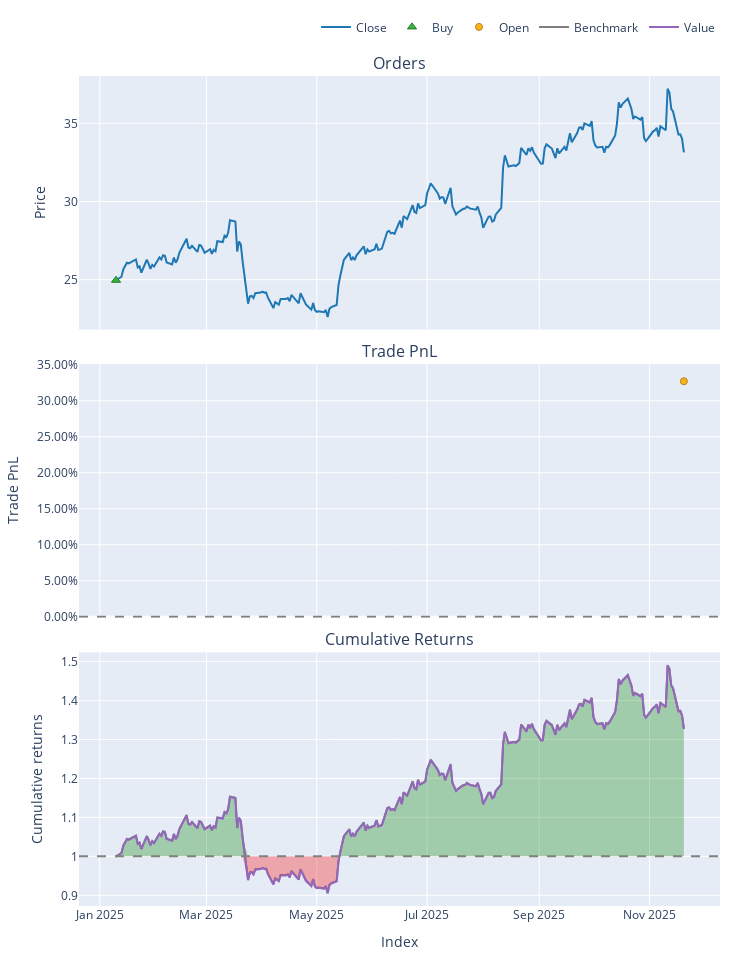

This figure's notebook cell:
### Code cell
# Load Data
# (Ensure your CSV has columns like 'close', 'rsi', 'sma', etc.)
try:
    data = pd.read_csv('data/processed/CWCO_processed_2022.csv')
    if 'Date' in data.columns:
        data['Date'] = pd.to_datetime(data['Date'])
        data.set_index('Date', inplace=True)
    print("Data loaded successfully.")
except FileNotFoundError:
    print("Error: Data file not found. Check path.")

# Split Train/Test
split_idx = int(len(data) * 0.7)
train_df = data.iloc[:split_idx]
test_df = data.iloc[split_idx:]

# Initialize Trainer
trainer = ModelTrainerRL(config['reinforcement_learning'])

print("Training PPO Agent...")


env_params = config['reinforcement_learning']['environment']

env_train = TradingEnvRL(
    train_df, 
    initial_balance=env_params.get('initial_balance', 10000),
    commission=env_params.get('commission', 0.001),
    lookback_window=env_params.get('lookback_window', 30),
    reward_func='cvar'  # or 'sharpe'
)

result = trainer.train_ppo(env_train)
model = result['model'] 

print("Training Complete.")

print("Generating Agent Predictions on Test Data...")


env_params = config['reinforcement_learning']['environment']


env_test = TradingEnvRL(
    test_df, 
    initial_balance=env_params.get('initial_balance', 100000),
    commission=env_params.get('commission', 0.001),
    lookback_window=env_params.get('lookback_window', 30),
    reward_func='cvar'  # or 'sharpe'
)

obs, _ = env_test.reset()
done = False
actions = []

# Manual Inference Loop
while not done:
    action, _ = model.predict(obs, deterministic=True)
    actions.append(action[0]) 
    obs, _, terminated, truncated, _ = env_test.step(action)
    done = terminated or truncated


#  RUN BACKTEST ---
print("Running Backtest...")


backtester = PortfolioBacktesterRL(env_params) 

portfolio = backtester.run_backtest(
    price_data=test_df['close'], 
    predicted_weights=np.array(actions),
    lookback_window=env_params.get('lookback_window', 30) # Important for data alignment
)
comparison = backtester.compare_with_buy_and_hold_rl()
# Show Metrics
metrics = backtester.get_performance_metrics()
print("\n--- Strategy Performance ---")
for k, v in metrics.items():
    print(f"{k}: {v:.4f}")

# Plot
portfolio.plot().show()

### Figure 1 — Plotly figure (JSON) as saved in the notebook; plotly's stock layout.template omitted (floating-point values rounded to 4 significant figures; data arrays with more than 128 entries replaced by an {"elided": "..."} marker saying what was removed)
{"data": [{"legendgroup": "0", "line": {"color": "#1f77b4"}, "name": "Close", "showlegend": true, "type": "scatter", "uid": "61f2ca4f-487d-4fcb-b705-560e29775811", "x": {"elided": "218 str values"}, "xaxis": "x", "y": {"elided": "218 float values"}, "yaxis": "y"}, {"customdata": [[0.0, 4002.0, 99.9]], "hovertemplate": "Order Id: %{customdata[0]}<br>Timestamp: %{x}<br>Price: %{y}<br>Size: %{customdata[1]:.6f}<br>Fees: %{customdata[2]:.6f}", "legendgroup": "1", "marker": {"color": "#37B13F", "line": {"color": "rgb(38,123,44)", "width": 1}, "size": 8, "symbol": "triangle-up"}, "mode": "markers", "name": "Buy", "type": "scatter", "uid": "b0549674-650b-450a-930d-1c9ed2f40f59", "x": ["2025-01-10T00:00:00-05:00"], "xaxis": "x", "y": [24.96], "yaxis": "y"}, {"customdata": [[0.0, 0.0, 32680.0, 0.3271]], "hovertemplate": "Exit Trade Id: %{customdata[0]}<br>Position Id: %{customdata[1]}<br>Exit Timestamp: %{x}<br>PnL: %{customdata[2]:.6f}<br>Return: %{customdata[3]:.2%}", "legendgroup": "2", "marker": {"color": "#FFAA00", "line": {"color": "rgb(178,118,0)", "width": 1}, "opacity": [0.9], "size": [7], "symbol": "circle"}, "mode": "markers", "name": "Open", "type": "scatter", "uid": "48be28d0-fa2e-43ad-bbbc-41be9f10f71e", "x": ["2025-11-20T00:00:00-05:00"], "xaxis": "x2", "y": [0.3271], "yaxis": "y2"}, {"legendgroup": "3", "line": {"color": "#7f7f7f"}, "name": "Benchmark", "showlegend": true, "type": "scatter", "uid": "af829d9c-a8dc-4825-a237-c81346db7729", "x": {"elided": "218 str values"}, "xaxis": "x3", "y": {"elided": "218 float values"}, "yaxis": "y3"}, {"hoverinfo": "skip", "legendgroup": "4", "line": {"color": "rgba(0, 0, 0, 0)", "width": 0}, "opacity": 0, "showlegend": false, "type": "scatter", "uid": "d9b7dce2-1d77-4b5b-8f4e-3cf17e329ded", "x": {"elided": "218 str values"}, "xaxis": "x3", "y": {"elided": "218 int values"}, "yaxis": "y3"}, {"connectgaps": false, "fill": "tonexty", "fillcolor": "rgba(0, 128, 0, 0.3)", "hoverinfo": "skip", "legendgroup": "4", "line": {"color": "rgba(0, 0, 0, 0)", "width": 0}, "opacity": 0, "showlegend": false, "type": "scatter", "uid": "c45c8a20-84f8-4b2a-82fb-de250ea5a97e", "x": {"elided": "218 str values"}, "xaxis": "x3", "y": {"elided": "218 float values"}, "yaxis": "y3"}, {"hoverinfo": "skip", "legendgroup": "4", "line": {"color": "rgba(0, 0, 0, 0)", "width": 0}, "opacity": 0, "showlegend": false, "type": "scatter", "uid": "930a64c4-0732-4fc7-9603-7cac5059609a", "x": {"elided": "218 str values"}, "xaxis": "x3", "y": {"elided": "218 int values"}, "yaxis": "y3"}, {"connectgaps": false, "fill": "tonexty", "fillcolor": "rgba(255, 0, 0, 0.3)", "hoverinfo": "skip", "legendgroup": "4", "line": {"color": "rgba(0, 0, 0, 0)", "width": 0}, "opacity": 0, "showlegend": false, "type": "scatter", "uid": "d7d56896-08db-46ba-83fc-989826a73220", "x": {"elided": "218 str values"}, "xaxis": "x3", "y": {"elided": "218 float values"}, "yaxis": "y3"}, {"legendgroup": "5", "line": {"color": "#9467bd"}, "name": "Value", "showlegend": true, "type": "scatter", "uid": "accba877-00f6-474b-836d-ba6b8970d385", "x": {"elided": "218 str values"}, "xaxis": "x3", "y": {"elided": "218 float values"}, "yaxis": "y3"}, {"hoverinfo": "skip", "legendgroup": "4", "line": {"color": "rgba(0, 0, 0, 0)", "width": 0}, "opacity": 0, "showlegend": false, "type": "scatter", "uid": "baa48198-c4e4-4b13-ae1f-75bfde8bda1a", "x": {"elided": "218 str values"}, "xaxis": "x3", "y": {"elided": "218 int values"}, "yaxis": "y3"}], "layout": {"annotations": [{"font": {"size": 16}, "showarrow": false, "text": "Orders", "x": 0.5, "xanchor": "center", "xref": "paper", "y": 1, "yanchor": "bottom", "yref": "paper"}, {"font": {"size": 16}, "showarrow": false, "text": "Trade PnL", "x": 0.5, "xanchor": "center", "xref": "paper", "y": 0.6528, "yanchor": "bottom", "yref": "paper"}, {"font": {"size": 16}, "showarrow": false, "text": "Cumulative Returns", "x": 0.5, "xanchor": "center", "xref": "paper", "y": 0.3056, "yanchor": "bottom", "yref": "paper"}], "height": 960, "legend": {"orientation": "h", "traceorder": "normal", "x": 1, "xanchor": "right", "y": 1.042, "yanchor": "bottom"}, "margin": {"b": 30, "l": 30, "r": 30, "t": 30}, "shapes": [{"line": {"color": "gray", "dash": "dash"}, "type": "line", "x0": 0, "x1": 1, "xref": "paper", "y0": 0, "y1": 0, "yref": "y2"}, {"line": {"color": "gray", "dash": "dash"}, "type": "line", "x0": 0, "x1": 1, "xref": "paper", "y0": 1, "y1": 1, "yref": "y3"}], "showlegend": true, "width": 750, "xaxis": {"anchor": "y", "domain": [0, 1], "matches": "x3", "showticklabels": false}, "xaxis2": {"anchor": "y2", "domain": [0, 1], "matches": "x3", "showticklabels": false}, "xaxis3": {"anchor": "y3", "domain": [0, 1], "title": {"text": "Index"}}, "yaxis": {"anchor": "x", "domain": [0.6944, 1], "title": {"text": "Price"}}, "yaxis2": {"anchor": "x2", "domain": [0.3472, 0.6528], "tickformat": ".2%", "title": {"text": "Trade PnL"}}, "yaxis3": {"anchor": "x3", "domain": [0, 0.3056], "title": {"text": "Cumulative returns"}}}}
